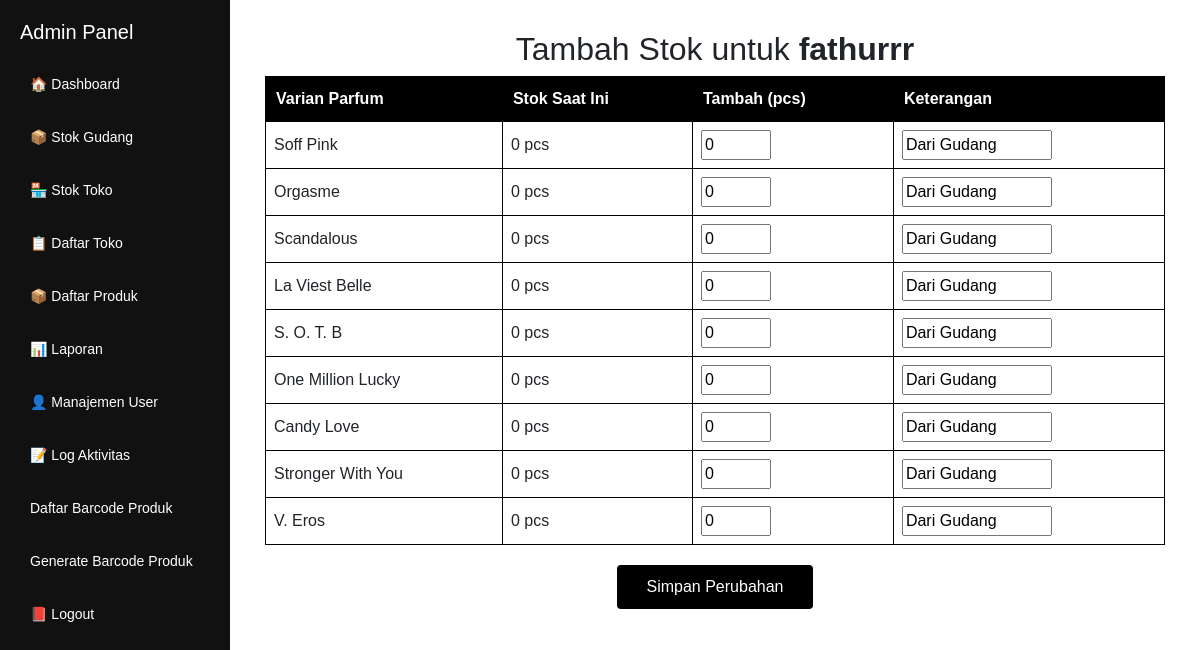
The app's page /admin/tambah-stok-toko.php?id_toko=310 (signed in) with its own data.
### tables this page shows
CREATE TABLE `toko` (
  `id` int(11) NOT NULL,
  `nama_toko` varchar(100) NOT NULL,
  `lokasi_maps` text DEFAULT NULL,
  `dibuat_oleh` varchar(50) DEFAULT NULL,
  `dibuat_pada` timestamp NOT NULL DEFAULT current_timestamp(),
  `alamat_manual` text DEFAULT NULL
);

CREATE TABLE `stok_gudang` (
  `id` int(11) NOT NULL,
  `nama_barang` varchar(100) NOT NULL,
  `jumlah` int(11) NOT NULL,
  `keterangan` varchar(50) NOT NULL,
  `satuan` varchar(20) DEFAULT NULL,
  `updated_by` varchar(50) DEFAULT NULL,
  `updated_at` timestamp NOT NULL DEFAULT current_timestamp() ON UPDATE current_timestamp(),
  `asal_toko` varchar(100) DEFAULT NULL
);

CREATE TABLE `stok_toko` (
  `id` int(11) NOT NULL,
  `id_toko` int(11) DEFAULT NULL,
  `nama_barang` varchar(100) DEFAULT NULL,
  `jumlah` int(11) DEFAULT NULL,
  `updated_by` varchar(50) DEFAULT NULL,
  `updated_at` timestamp NOT NULL DEFAULT current_timestamp() ON UPDATE current_timestamp()
);

### admin/tambah-stok-toko.php (the view, shortened to what this page needs)
<?php
include '../koneksi.php';
include 'header.php';
$id_toko = $_GET['id_toko'];
$toko = mysqli_fetch_assoc(mysqli_query($conn, "SELECT * FROM toko WHERE id = $id_toko"));
$parfum = mysqli_query($conn, "SELECT * FROM stok_gudang ORDER BY id ASC");
?>
<h2 style="text-align: center;">Tambah Stok untuk <strong><?= htmlspecialchars($toko['nama_toko']); ?></strong></h2>
<div class="table-wrapper" style="max-width: 900px; margin: 0 auto;">
    <form action="proses-tambah-stok-toko.php" method="post">
        <table style="width: 100%; border-collapse: collapse; min-width: 600px;">
            <thead style="background-color: black; color: white;">
                <tr>
                    <th style="padding: 10px;">Varian Parfum</th>
                    <th style="padding: 10px;">Stok Saat Ini</th>
                    <th style="padding: 10px;">Tambah (pcs)</th>
                    <th style="padding: 10px;">Keterangan</th>
                </tr>
            </thead>
            <tbody>
                <?php while ($p = mysqli_fetch_assoc($parfum)) {
                    $nama_barang = $p['nama_barang'];
                    $stok_saat_ini = 0;
                    $nama_barang_safe = mysqli_real_escape_string($conn, $nama_barang);
                    $q = mysqli_query($conn, "SELECT * FROM stok_toko WHERE id_toko=$id_toko AND nama_barang='$nama_barang_safe'");
                    if (mysqli_num_rows($q) > 0) {
                        $row = mysqli_fetch_assoc($q);
                        $stok_saat_ini = $row['jumlah'];
                    }
                ?>
                <tr>
                    <td style="padding: 8px;">
                        <?= htmlspecialchars($nama_barang); ?>
                    </td>
                    <td style="padding: 8px;"><?= $stok_saat_ini; ?> pcs</td>
                    <td style="padding: 8px;"><input type="number" name="tambah[]" value="0" min="0" style="width: 70px;"></td>
                    <td style="padding: 8px;"><input type="text" name="keterangan[]" value="Dari Gudang" style="width: 150px;"></td>
                </tr>
                <?php } ?>
            </tbody>
        </table>
        <div style="text-align: center; margin-top: 20px;">
            <button type="submit" style="padding: 10px 30px; background-color: black; color: white; border: none; border-radius: 4px;">Simpan Perubahan</button>
        </div>
    </form>
</div>
<?php include 'footer.php'; ?>

### admin/header.php (style rules this page uses)
body { margin: 0; font-family: sans-serif; display: flex; min-height: 100vh; }
.table-wrapper { overflow-x: auto; max-width: 100%; }
table { border-collapse: collapse; width: 100%; min-width: 900px; }
table th, table td { border: 1px solid #000; padding: 8px 12px; text-align: left; white-space: nowrap; }

### records on screen
toko: nama_toko "fathurrr"
stok_gudang: nama_barang "Soff Pink", stok_toko.jumlah "0"
stok_gudang: nama_barang "Orgasme", stok_saat_ini "0"
stok_gudang: nama_barang "Scandalous", stok_toko.jumlah "0"
stok_gudang: nama_barang "La Viest Belle", stok_saat_ini "0"
stok_gudang: nama_barang "S. O. T. B", stok_saat_ini "0"
stok_gudang: nama_barang "One Million Lucky", stok_saat_ini "0"
stok_gudang: nama_barang "Candy Love", stok_saat_ini "0"
stok_gudang: nama_barang "Stronger With You", stok_saat_ini "0"
stok_gudang: nama_barang "V. Eros", stok_saat_ini "0"
